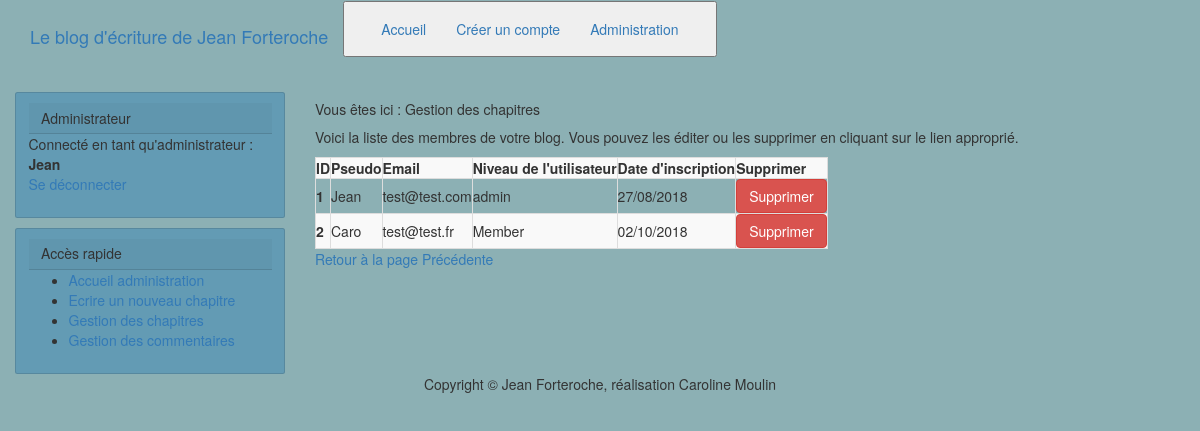
Page /index.php?action=manageUsers (signed in) on the committed database.
### tables this page shows
CREATE TABLE IF NOT EXISTS `members` (
  `id` int(11) NOT NULL AUTO_INCREMENT,
  `pseudo` varchar(50) NOT NULL,
  `pass` varchar(255) NOT NULL,
  `email` varchar(50) NOT NULL,
  `userLevel` varchar(50) NOT NULL DEFAULT 'Member',
  `inscription_date` datetime NOT NULL,
  PRIMARY KEY (`id`)
);

### controller/backend.php (called while the page is built, shortened)
<?php
function listUsers()
{
    $userManager = new UserManager();
    $users = $userManager->listUsers();
    require('view/backend/manageUsersView.php');
}

### model/UserManager.php (called while the page is built, shortened)
<?php
class UserManager extends Manager
{
    public function listUsers()
    {
        $db = $this->dbConnect();
        $users = $db->query('SELECT id, pseudo, pass, email, userLevel, DATE_FORMAT(inscription_date, \'%d/%m/%Y \') AS inscription_date_fr FROM members');
        return $users;
    }
}

### view/backend/manageUsersView.php (the view, shortened to what this page needs)
    <p>Voici la liste des membres de votre blog. Vous pouvez les éditer ou les supprimer en cliquant sur le lien approprié.</p>
    <table class="table-bordered table-striped table-responsive">
        <tr>
            <th>ID</th>
            <th>Pseudo</th>
            <th>Email</th>
            <th>Niveau de l'utilisateur</th>
            <th>Date d'inscription</th>
            <th>Supprimer</th>
        </tr>
        <tr>
            <?php
            while ($data = $users->fetch()) {
            ?>
            <th scope="row"><?php echo nl2br(htmlspecialchars($data['id'])); ?></th>
            <td><?php echo htmlspecialchars($data['pseudo']); ?></td>
            <td><?php echo htmlspecialchars($data['email']); ?></td>
            <td><?php echo htmlspecialchars($data['userLevel']); ?></td>
            <td><?php echo htmlspecialchars($data['inscription_date_fr']); ?></td>
            <td><a href="index.php?action=deleteUser&amp;id=<?php echo $data['id']; ?>" onclick="return confirm('Etes vous sur de vouloir supprimer cet utilisateur ?')"><button type="button" class="btn btn-danger">Supprimer</button></a></td>
        </tr>
        <?php
        }
        ?>
    </table>
<?php $content = ob_get_clean();
require('view/backend/template.php'); ?>

### rows in the picture
members: id "1", pseudo "Jean", email "test@test.com", userLevel "admin", inscription_date_fr "27/08/2018"
members: id "2", pseudo "Caro", email "test@test.fr", userLevel "Member", inscription_date_fr "02/10/2018"

### other values in the picture
$_SESSION['pseudo'] "Jean"
$title "Gestion des chapitres"
